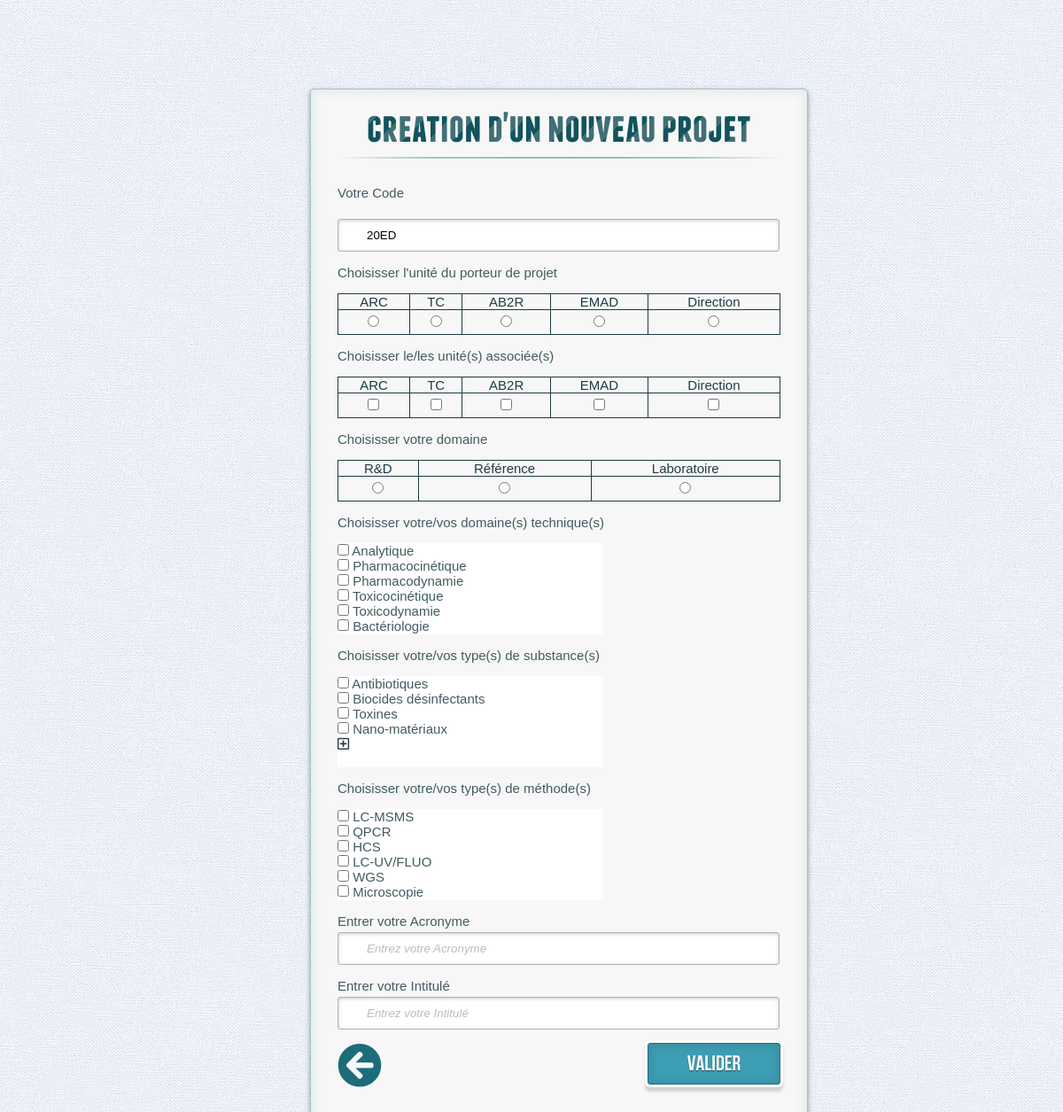
The page /Pages/new_project.php on the database as committed earlier.
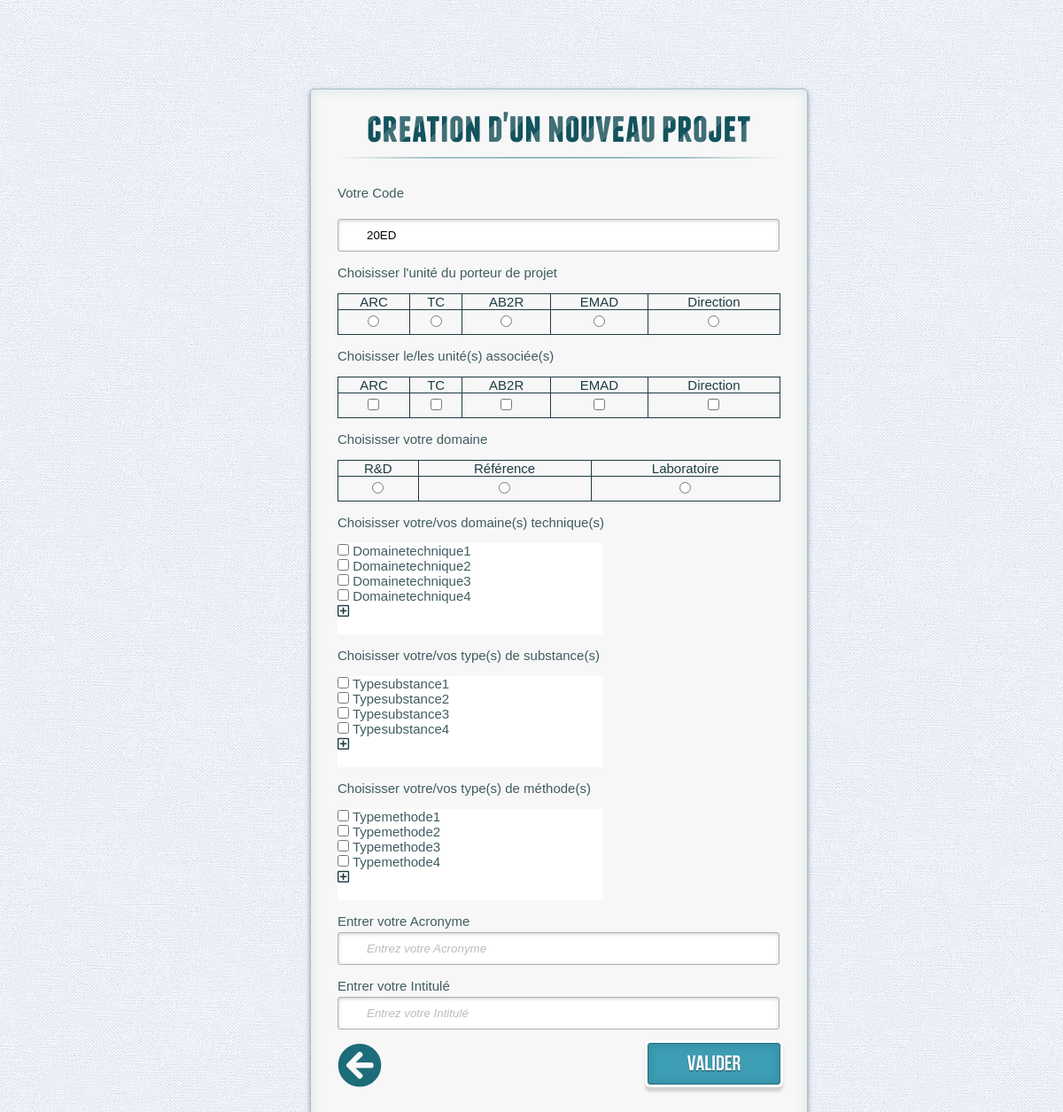
The same page on the database as committed later.
### tables this page shows
CREATE TABLE tdomtech
(
	IdDomTech INT	NOT NULL 	PRIMARY KEY	AUTO_INCREMENT,
	Domainetechnique CHAR( 50 )
);

CREATE TABLE ttypesubstance
(
	IdTypeSubstance INT	NOT NULL 	PRIMARY KEY	AUTO_INCREMENT,
	Typesubstance CHAR( 50 )
);

CREATE TABLE ttypemethode
(
	IdTypeMethode INT	NOT NULL 	PRIMARY KEY	AUTO_INCREMENT,
	Typemethode CHAR( 50 )
);

### Pages/new_project.php (the view, shortened to what this page needs)
<!DOCTYPE html>
 <html lang="en" class="no-js">
    <head>
        <link rel="stylesheet" href="https://use.fontawesome.com/releases/v5.7.0/css/all.css" />
        <link rel="stylesheet" type="text/css" href="../css/demo.css" />
        <link rel="stylesheet" type="text/css" href="../css/style.css" />
		<link rel="stylesheet" type="text/css" href="../css/animate-custom.css" />
        <link rel="stylesheet" type="text/css" href="../css/nav.css">
</head>
    <body>
<?php
        $connect = mysqli_connect("localhost", "root", "root", "bdprojet");
        $connect->set_charset("utf8") ;
    ?>
            <section>
                <div id='container'>
                    <div id='wrapper'>
                        <div id='login' class='animate form'>
                            <form  action='validate/validate_new_project.php' >
                                <h1> creation d'un nouveau projet </h1>
                                <p>
                                    <label for='Code' class='uname' > Votre Code </label> <br/> <br/>
                                    <input id='username' name='Code' required type='text' value='<?php
                                                                                                    $date = date('y');
                                                                                                    $nbrelettre = rand(2, 2);
                                                                                                    for ($sa=0;$sa<$nbrelettre;$sa++)
                                                                                                    {
                                                                                                        $lettres = range('A', 'Z');
                                                                                                        $motgenere = $lettres[array_rand($lettres)];
                                                                                                        $motgenere2 = $lettres[array_rand($lettres)];
                                                                                                    }
                                                                                                    $motcomplet = $date ."". $motgenere ."". $motgenere2;
                                                                                                    echo $motcomplet;
                                                                                                ?>' />
                                </p>
                               <p>
     								<label for='UniteL' class='uname'> Choisisser l'unité du porteur de projet </label>
     									<table class="table" style='width:100%'>
  										    <tr>
     									        <th> ARC </th> <th> TC </th> <th> AB2R </th> <th> EMAD </th> <th> Direction </th>
     								        </tr>
     							    	    <tr>
     								    	    <td> <input type='radio' name='UniteL' value='ARC'> </td> <td> <input type='radio' name='UniteL' value='TC'> </td> <td> <input type='radio' name='UniteL' value='AB2R'> </td> <td> <input type='radio' name='UniteL' value='EMAD' > </td> <td> <input type='radio' name='UniteL' value='Direction' > </td>
     								        </tr>
     								    </table>
     							</p>
                                 <p>
     								<label for='UniteAssocier' class='uname'> Choisisser le/les unité(s) associée(s) </label>
     									<table class="table" style='width:100%'>
  										    <tr>
     									        <th> ARC </th> <th> TC </th> <th> AB2R </th> <th> EMAD </th> <th> Direction </th>
     								        </tr>
     							    	    <tr>
     								    	    <td> <input type='checkbox' name='UniteAssocier[]' value='ARC'> </td> <td> <input type='checkbox' name='UniteAssocier[]' value='TC'> </td> <td> <input type='checkbox' name='UniteAssocier[]' value='AB2R'> </td> <td> <input type='checkbox' name='UniteAssocier[]' value='EMAD' > </td> <td> <input type='checkbox' name='UniteAssocier[]' value='Direction' > </td>
     								        </tr>
     								    </table>
     							</p>
                                 <p>
     								<label for='Domaine' class='uname'> Choisisser votre domaine </label>
     									<table class="table" style='width:100%'>
  										    <tr>
     									        <th> R&D </th> <th> Référence </th> <th> Laboratoire </th>
     								        </tr>
     							    	    <tr>
     								    	    <td> <input type='radio' name='Domaine' value='R&D'> </td> <td> <input type='radio' name='Domaine' value='Référence'> </td> <td> <input type='radio' name='Domaine' value='Laboratoire'> </td>
     								        </tr>
     								    </table>
     							</p>
                               <p>
     								 <label for='Domainetechnique' class='uname'> Choisisser votre/vos domaine(s) technique(s) </label>
                                       <div style='overflow-y:scroll;height:103px;background-color:white;width:300px;'>
                                      <table id='MaTable1'>
                                            <tr>
                                            <?php
                                            $rqSql = "SELECT * from tdomtech ";
                                                        $output = '';
                                                        $result = mysqli_query($connect, $rqSql);
                                                        while($row = mysqli_fetch_array($result)) {
                                                        $output .= '<input name="Domaine_technique[]" type="checkbox" value="'.$row['Domainetechnique'].'">  <label name="Domaine_technique[]"> '.$row['Domainetechnique'].' </label><br />';
                                            }
                                            echo $output;
                                            ?>
                                            </tr>
                                            </table>
                                            <i title="Ajouter un domaine technique" class='far fa-plus-square' onclick='insererLigne_Fin1()'> </i>
                                        </div>
     							</p>
                                <p>
     								<label for='Typesubstance' class='uname'> Choisisser votre/vos type(s) de substance(s) </label>
                                     <div style='overflow-y:scroll;height:103px;background-color:white;width:300px;'>
                                     <table id='MaTable2'>
                                            <tr>
                                     <?php
                                                        $rqSql = "SELECT * from ttypesubstance ";
                                                        $output = '';
                                                        $result = mysqli_query($connect, $rqSql);
                                                        while($row = mysqli_fetch_array($result)) {
                                                        $output .= '<input name="Type_substance[]" type="checkbox" value="'.$row['Typesubstance'].'"> <label name="Type_substance[]"> '.$row['Typesubstance'].' </label><br>';
                                            }
                                            echo $output;
                                            ?>
                                            </tr>
                                            </table>
                                            <i title="Ajouter un type de substance" class='far fa-plus-square' onclick='insererLigne_Fin2()'> </i>
                                            </div>
     							</p>
                                <p>
     								<label for='Typemethode' class='uname'> Choisisser votre/vos type(s) de méthode(s) </label>
                                         <div style='overflow-y:scroll;height:103px;background-color:white;width:300px;'>
                                         <table id='MaTable3'>
                                            <tr>
                                        <?php
                                        $rqSql = "SELECT * from ttypemethode ";
                                        $output = '';
                                        $result = mysqli_query($connect, $rqSql);
                                        while($row = mysqli_fetch_array($result)) {
                                        $output .= '<input name="Type_methode[]" type="checkbox" value="'.$row['Typemethode'].'"> <label name="Type_methode[]"> '.$row['Typemethode'].' </label><br>';
                            }
                            echo $output;
                            ?>
                            </tr>
                            </table>
                            <i title="Ajouter un type de méthode" class='far fa-plus-square' onclick='insererLigne_Fin3()'> </i>
                            </div>
                                 </p>
     							        <p>
                                            <label for='Acronyme' class='uname' >  Entrer votre Acronyme </label>
                                            <input id='username' name='Acronyme' required type='text' placeholder='Entrez votre Acronyme'/>
                                        </p>
                                        <p>
                                            <label for='Intitulé' class='uname'>  Entrer votre Intitulé </label>
                                             <input id='username' name='Intitule' required type='text' placeholder='Entrez votre Intitulé'/>
                                         </p>
                                         <p class='login button'>
                                            <a href='../index.php'>  <i class='fas fa-arrow-circle-left' title='retour'> </i>  <input type='submit' value='Valider' />
								        </p>
                                    </form>
                            </div>
                    </div>
                </div>
            </section>
    </body>
</html>

### css/demo.css (style rules this page uses)
body,div,dl,dt,dd,ul,ol,li,h1,h2,h3,h4,h5,h6,pre,form,fieldset,input,textarea,p,blockquote,th,td { margin:0; padding:0; }
html,body { margin:0; padding:0; height: 100%; }
table { border-collapse:collapse; border-spacing:0; }
address,caption,cite,code,dfn,th,var { font-style:normal; font-weight:normal; }
caption,th { text-align:left; }
h1,h2,h3,h4,h5,h6 { font-size:100%; font-weight:normal; }
article, aside, details, figcaption, figure, footer, header, hgroup, menu, nav, section { display: block; }
body { font-family: Cambria, Palatino, "Palatino Linotype", "Palatino LT STD", Georgia, serif; background: #fff url(../images/bg.jpg) repeat top left; font-weight: 400; font-size: 15px; color: #1d3c41; overflow-y: scroll; }
a { color: #333; text-decoration: none; }

### Pages/new_project.php (style rules this page uses)
.table { border:solid 1px; border-collapse: collapse; text-align:center; }
.table td { padding: 5px; border:solid 1px; border-collapse: collapse; text-align:center; bottom:0; top:100; position:relative; }
.table th { text-align: center; border:solid 1px; border-collapse: collapse; text-align:center; }

Rows that differ between the two databases and show on the page:
removed tdomtech: Domainetechnique "Toxicodynamie"
removed tdomtech: Domainetechnique "Bactériologie"
removed ttypemethode: Typemethode "WGS"
removed ttypemethode: Typemethode "Microscopie"
changed tdomtech: Domainetechnique "Analytique" → "Domainetechnique1"
changed tdomtech: Domainetechnique "Pharmacocinétique" → "Domainetechnique2"
changed tdomtech: Domainetechnique "Pharmacodynamie" → "Domainetechnique3"
changed tdomtech: Domainetechnique "Toxicocinétique" → "Domainetechnique4"
changed ttypesubstance: Typesubstance "Antibiotiques" → "Typesubstance1"
changed ttypesubstance: Typesubstance "Biocides désinfectants" → "Typesubstance2"
changed ttypesubstance: Typesubstance "Toxines" → "Typesubstance3"
changed ttypesubstance: Typesubstance "Nano-matériaux" → "Typesubstance4"
changed ttypemethode: Typemethode "LC-MSMS" → "Typemethode1"
changed ttypemethode: Typemethode "QPCR" → "Typemethode2"
changed ttypemethode: Typemethode "HCS" → "Typemethode3"
changed ttypemethode: Typemethode "LC-UV/FLUO" → "Typemethode4"
